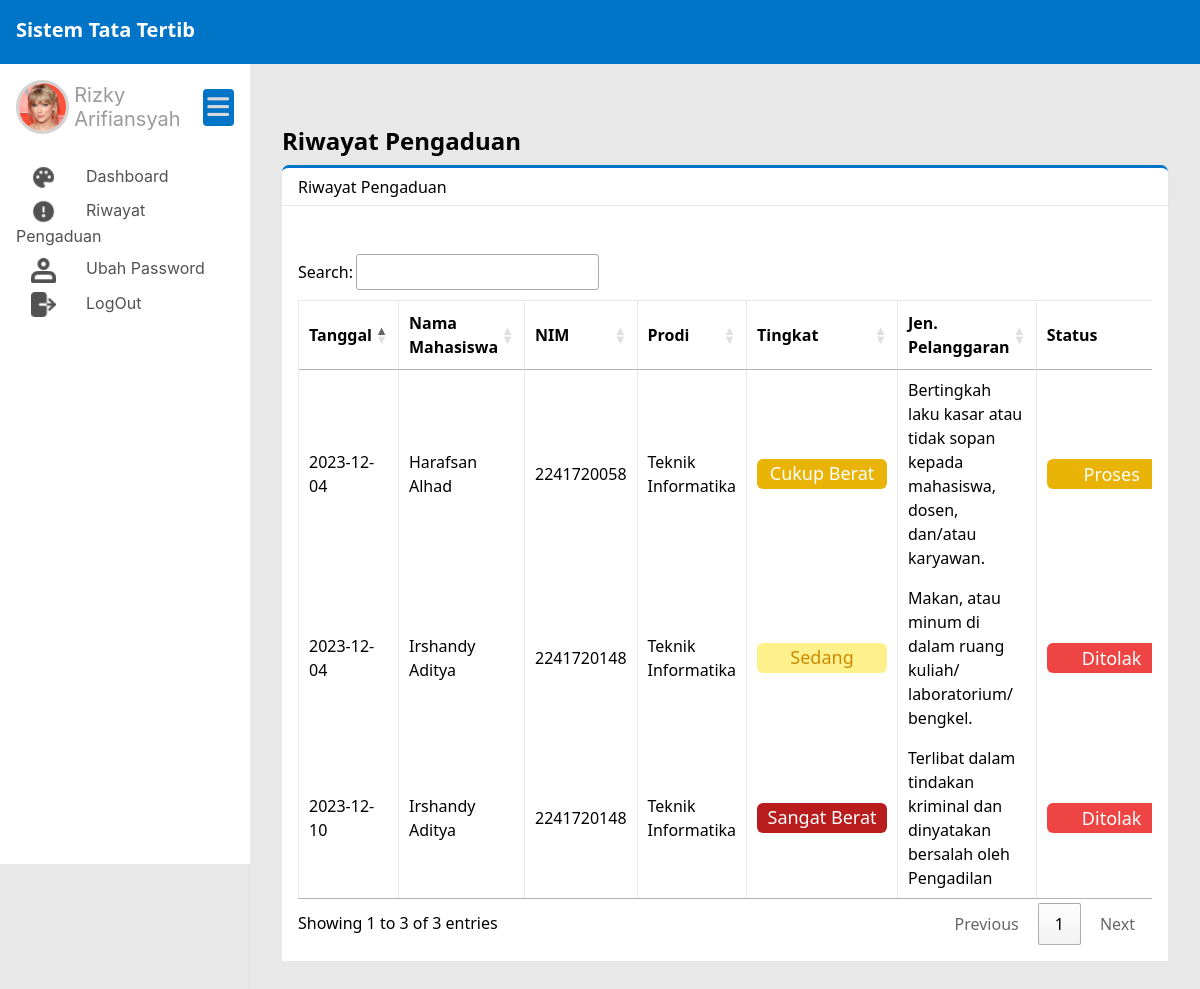
Before: /public/dosen/riwayatPengaduan (signed in) with the older database file.
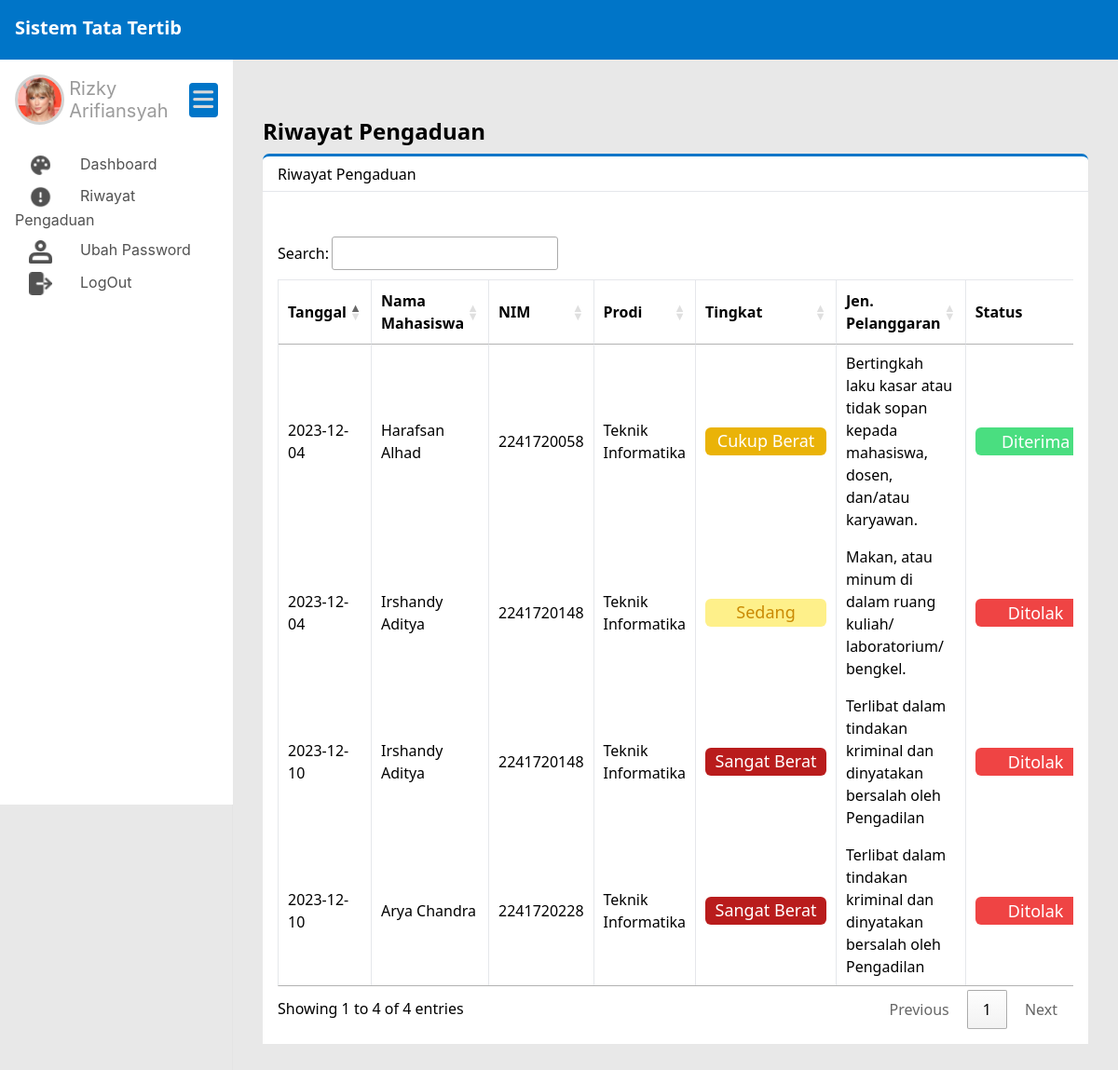
After: the same page with the newer database file.
### tables this page shows
CREATE TABLE `pengaduan` (
  `pengaduan_id` int(11) NOT NULL,
  `nip` varchar(20) NOT NULL,
  `nim` varchar(20) NOT NULL,
  `pelanggaran_id` int(11) NOT NULL,
  `bukti_pelanggaran` varchar(200) NOT NULL,
  `tanggal_pengaduan` date NOT NULL,
  `status_pengaduan` enum('valid','tidak valid','proses') NOT NULL,
  `catatan` text NOT NULL
);

CREATE TABLE `mahasiswa` (
  `nim` varchar(20) NOT NULL,
  `prodi_id` int(11) NOT NULL,
  `nama` varchar(50) NOT NULL,
  `TTL` varchar(50) NOT NULL,
  `jenis_kelamin` enum('L','P') NOT NULL,
  `alamat` varchar(100) NOT NULL,
  `email` varchar(50) NOT NULL,
  `no_phone` varchar(11) NOT NULL,
  `phone_ortu` varchar(20) NOT NULL,
  `jumlah_pelanggaran` int(11) NOT NULL,
  `user_id` int(11) NOT NULL
);

CREATE TABLE `prodi` (
  `prodi_id` int(11) NOT NULL,
  `prodi_nama` varchar(50) NOT NULL
);

CREATE TABLE `pelanggaran` (
  `pelanggaran_id` int(11) NOT NULL,
  `pelanggaran` varchar(200) NOT NULL,
  `tingkat` int(11) NOT NULL,
  `sanksi_pelanggaran` varchar(500) NOT NULL
);

### app/core/Controller.php (called while the page is built, shortened)
<?php
class Controller{
    public function view($view, $data = []){
        require_once '../app/views/' . $view . '.php';
    }
    public function model($model){
        return new $model;
    }
}

### app/controllers/Dosen.php (called while the page is built, shortened)
<?php
class Dosen extends Controller{
    public function riwayatPengaduan(){
        $data['pengaduan'] = $this->model('Pengaduan_model')->getPengaduan();
        $this->view('templates/dosen/header');
        $this->view('dosen/riwayatPengaduan', $data);
        $this->view('templates/dosen/footer');
    }
}

### app/core/App.php (called while the page is built, shortened)
<?php
class App
{
    protected $method = 'index';
    protected $params = [];
    public function __construct()
    {
        $url = $this->parseURL();
        if(file_exists('../app/controllers/' . $url[0] . '.php')){
            unset($url[0]);
        }
        $this->controller = new $this->controller;
        if(isset($url[1])){
            if(method_exists($this->controller, $url[1])){
                $this->method = $url[1];
            }
        }
        call_user_func_array([$this->controller, $this->method], $this->params);
    }
    public function parseURL()
    {
        if (isset($_GET['url'])) {
            $url = rtrim($_GET['url'], '/');
            $url = filter_var($url, FILTER_SANITIZE_URL);
            $url = explode('/', $url);
            return $url;
        }
    }
}

### public/index.php (called while the page is built, shortened)
<?php
$app = new App;

### app/core/Database.php (called while the page is built, shortened)
<?php
class Database
{
    private $host = DB_HOST;
    private $user = DB_USER;
    private $pass = DB_PASS;
    private $db_name = DB_NAME;
    private $dbh;
    private $stmt;
    public function __construct()
    {
        $dsn = 'mysql:host=' . $this->host . ';dbname=' . $this->db_name;
        $option = [
            PDO::ATTR_PERSISTENT => true,
            PDO::ATTR_ERRMODE => PDO::ERRMODE_EXCEPTION
        ];
        try {
            $this->dbh = new PDO($dsn, $this->user, $this->pass, $option);
        } catch (PDOException $e) {
            die($e->getMessage());
        }
    }
    public function query($query)
    {
        $this->stmt = $this->dbh->prepare($query);
    }
    public function execute()
    {
        $this->stmt->execute();
    }
    public function resultSet()
    {
        $this->execute();
        return $this->stmt->fetchAll(PDO::FETCH_ASSOC);
    }
}

### app/models/Pengaduan_model.php (called while the page is built, shortened)
<?php
class Pengaduan_model
{
    private $table2 = 'mahasiswa';
    private $table3 = 'pengaduan';
    private $table4 = 'pelanggaran';
    private $table5 = 'prodi';
    private $db;
    public function __construct()
    {
        $this->db = new Database;
    }
    public function getPengaduan()
    {
        $this->db->query('SELECT
                            a.tanggal_pengaduan, b.nama, a.nim, c.prodi_nama, d.tingkat, d.pelanggaran, a.status_pengaduan
                        FROM ' . $this->table3 . ' a INNER JOIN ' . $this->table2 . ' b ON a.nim = b.nim INNER JOIN
                        ' . $this->table5 . ' c ON b.prodi_id = c.prodi_id INNER JOIN ' . $this->table4 . ' d
                        ON a.pelanggaran_id = d.pelanggaran_id');
        return $this->db->resultSet();
    }
}

### app/views/dosen/riwayatPengaduan.php (the view, shortened to what this page needs)
<div class="flex-1 pl-8 pb-8 pt-6 pr-8 shadow-sm main_content">
  <h1 class="text-2xl font-bold mb-2">Riwayat Pengaduan</h1>
  <div class="flex bg-white h-10 items-center shadow-sm subtitle_dashboard">
    <div class="flex-1 ml-4">Riwayat Pengaduan</div>
  </div>
  <div class="flex bg-white flex-col xl:flex-row">
    <div class="flex-1 bg-white p-4">
    <div class="grid grid-cols-1 gap-4">
    <div class="container mx-auto mt-8 containerTableDosen overflow-x-auto">
      <table id="riwayatPengaduan" class="min-w-full border">
        <thead>
          <tr class="border-b">
            <th class="py-2 px-4 border-r">Tanggal</th>
            <th class="py-2 px-4 border-r">Nama Mahasiswa</th>
            <th class="py-2 px-4 border-r">NIM</th>
            <th class="py-2 px-4 border-r">Prodi</th>
            <th class="py-2 px-4 border-r">Tingkat</th>
            <th class="py-2 px-4 border-r">Jen. Pelanggaran</th>
            <th class="py-2 px-4 border-r">Status</th>
          </tr>
        </thead>
          <tbody>
          <?php foreach ($data['pengaduan'] as $row) {
          ?>
            <tr class="border-b">
              <td class="py-2 px-4 border-r"><?= $row['tanggal_pengaduan']; ?></td>
              <td class="py-2 px-4 border-r"><?= $row['nama']; ?></p></td>
              <td class="py-2 px-4 border-r"><?= $row['nim']; ?></td>
              <td class="py-2 px-4 border-r"><?= $row['prodi_nama']; ?></td>
              <td class="py-2 px-4 border-r text-center">
                <?php
                  if ($row['tingkat'] == '1') {
                    echo '<div class="w-[130px] h-[30px] rounded-md bg-red-700 px-1 text-lg font-medium text-white">Sangat Berat</div>';
                  } elseif ($row['tingkat'] == '2') {
                    echo '<div class="w-[130px] h-[30px] rounded-md bg-orange-600 px-1 text-lg font-medium text-white">Berat</div>';
                  }elseif ($row['tingkat'] == '3'){
                    echo '<div class="w-[130px] h-[30px] rounded-md bg-yellow-500 px-1 text-lg font-medium text-white">Cukup Berat</div>';
                  }elseif ($row['tingkat'] == '4'){
                    echo '<div class="w-[130px] h-[30px] rounded-md bg-yellow-200 px-1 text-lg font-medium text-yellow-600">Sedang</div>';
                  }elseif ($row['tingkat'] == '5'){
                    echo '<div class="w-[130px] h-[30px] rounded-md bg-green-200 px-1 text-lg font-medium text-green-700">Ringan</div>';
                  }
                  ?>
              </td>
              <td class="py-2 px-4 border-r"><?= $row['pelanggaran']; ?></td>
              <td class="py-2 px-4 border-r text-center">
                <?php
                if ($row['status_pengaduan'] == 'proses') {
                  echo '<a href="#"><button class="w-[130px] h-[30px] rounded-md bg-yellow-500 text-lg font-medium text-white">Proses</button></a>';
                }elseif ($row['status_pengaduan'] == 'valid') {
                  echo '<a href="#"><button class="w-[130px] h-[30px] rounded-md bg-green-400 text-lg font-medium text-white">Diterima</button></a>';
                }else{
                  echo '  <a href="#"><button class="w-[130px] h-[30px] rounded-md bg-red-500 text-lg font-medium text-white hover:bg-red-700" onclick="showModalDitolak()">Ditolak</button></a>';
                }
                ?>
              </td>
            </tr>
          <?php
        }
          ?>
          </tbody>
      </table>
    </div>
  </div>
  </div>
</div>

### app/views/templates/dosen/header.php (shortened to what this page needs)
<!DOCTYPE html>
<html lang="en">
<head>
  <link href="https://cdn.jsdelivr.net/npm/tailwindcss@2.2.19/dist/tailwind.min.css" rel="stylesheet">
  <link rel="stylesheet" href="<?= BASEURL; ?>/css/style.css">
  <link rel="stylesheet" href="https://cdnjs.cloudflare.com/ajax/libs/font-awesome/6.4.2/css/all.min.css" />
  <script src="https://cdn.tailwindcss.com"></script>
  <link rel="stylesheet" type="text/css" href="https://cdn.datatables.net/1.13.7/css/jquery.dataTables.min.css">
</head>
<body class="font-sans main">
  <nav class="navbar p-4 h-16 fixed top-0 w-full bg-gray-800">
    <div class="container-fluid mx-auto flex justify-between items-center">
        <div class="text-white font-bold text-xl">Sistem Tata Tertib</div>
    </div>
</nav>
  <div class="flex">
    <aside class="p-4 sidebar">
      <div class="profil_db">
        <img src="<?= BASEURL; ?>/img/profil/profil.png" alt="" class="foto_profil">
        <h3 class="nama_profil">Rizky Arifiansyah</h3>
        <div class="containerBars containerBarsDefault">
          <i class="fa-solid fa-bars icon_bars toggle_bars"></i>
        </div>
      </div>
      <ul>
        <li class="mb-2 sidebar_item"><a href="<?= BASEURL; ?>/dosen" class="text_sidebar"><img src="<?= BASEURL; ?>/img/icon/dashboard.png" class="inline icon_sidebar" alt=""><span class="sidebar_text">Dashboard</span></a></li>
        <li class="mb-2 sidebar_item"><a href="<?= BASEURL; ?>/dosen/riwayatPengaduan" class="text_sidebar"><img src="<?= BASEURL; ?>/img/icon/laporan_penggunaan.png" class="inline icon_sidebar" alt=""><span class="sidebar_text">Riwayat Pengaduan</span></a></li>
        <li class="mb-2 sidebar_item"><a href="<?= BASEURL; ?>/dosen/ubahPassword" class="text_sidebar"><img src="<?= BASEURL; ?>/img/icon/password.png" class="inline icon_sidebar" alt=""><span class="sidebar_text">Ubah Password</span></a></li>
        <li class="mb-2 sidebar_item"><a  onclick="confirmLogin()" href="#" class="text_sidebar"><img src="<?= BASEURL; ?>/img/icon/logout.png" class="inline icon_sidebar" alt=""><span class="sidebar_text">LogOut</span></a></li>
      </ul>
    </aside>

### app/views/templates/dosen/footer.php (shortened to what this page needs)
</body>
</html>

### public/css/style.css (style rules this page uses)
.navbar { background-color: #0075c8 !important; }
.icon_sidebar { margin-right: 30px; margin-left: 15px; width: 25px; height: 25px; }
.text_sidebar { color: #525252; font-family: Inter; font-size: 16px; font-style: normal; font-weight: 400; line-height: normal; }
.sidebar { background: #fff; width: 250px; height: 100vh; z-index: 30; position: fixed; margin-top: 64px; }
.main_content { margin-left: 250px; margin-top: 64px; }
.main { background: #e8e8e8; }
.profil_db { align-items: center !important; display: flex; margin-bottom: 30px; }
.nama_profil { color: #9b9b9b; font-family: Inter; font-size: 20px; font-style: normal; font-weight: 400; line-height: normal; }
.containerBars { width: 40px; height: 37px; border-radius: 4px; background: #0075c8; display: flex; justify-content: center; align-items: center; margin-left: auto; }
.icon_bars { font-size: 25px; border-radius: 2.5px; color: #d9d9d9; }
.foto_profil { border-radius: 50px; border: solid; border-color: lightgray; width: 53.2px; height: 54.133px; flex-shrink: 0; margin-right: 5px; }
.subtitle_dashboard { border-top: solid; border-radius: 7px 7px 0px 0px; border-color: #0075c8; }

Changed rows visible on the page:
changed pengaduan "Harafsan Alhad": status_pengaduan "Proses" → "Diterima"
added pengaduan: tanggal_pengaduan "2023-12-10", nim.nama "Arya Chandra", nim "2241720228", prodi.prodi_nama "Teknik Informatika", shows "Sangat Berat", pelanggaran.pelanggaran "Terlibat dalam tindakan kriminal dan dinyatakan bersalah oleh Pengadilan", status_pengaduan "Ditolak"
Other visible differences:
text written by a page script: "Search: Showing 1 to 3 of 3 entries Previous 1 Next" → "Search: Showing 1 to 4 of 4 entries Previous 1 Next"
